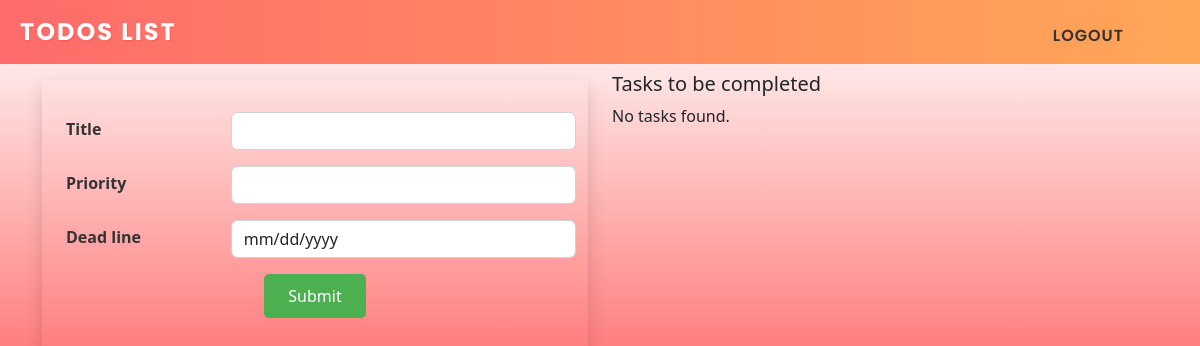
Page / (signed in) on the earlier database version.
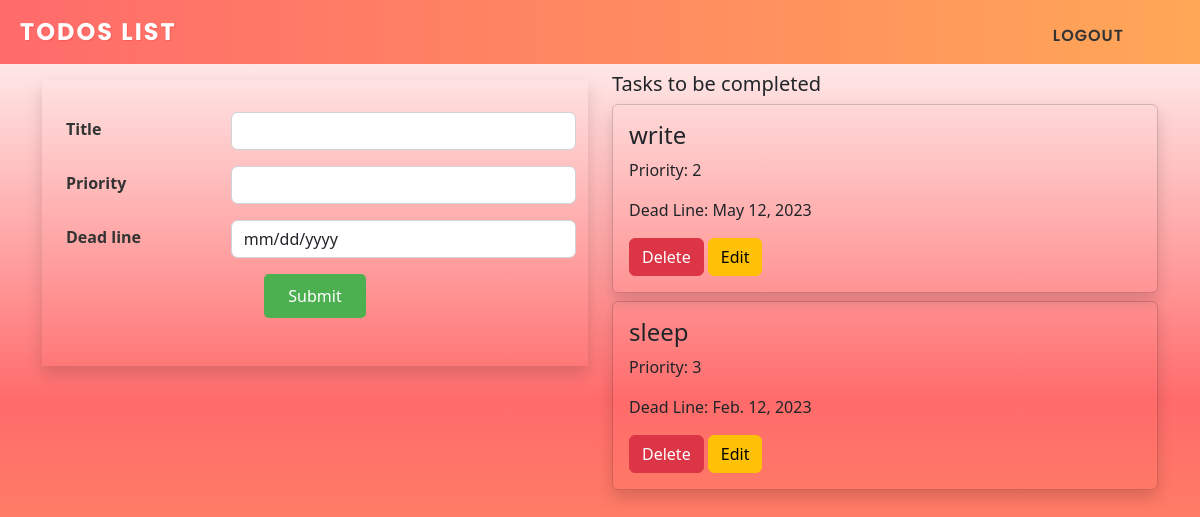
Same page on the later database version.
### todoapp/models.py (models this page shows, shortened)
class Task(models.Model):
    title = models.CharField(max_length=250)
    user = models.ForeignKey(User, on_delete=models.CASCADE)
    priority = models.IntegerField()
    date = models.DateField()

### todoapp/views.py (the view, shortened to what this page needs)
# urls.py: path('',views.index,name='index'),
@login_required(login_url='account:login')
def index(request):
    user = request.user
    tasks = Task.objects.filter(user=user).order_by('priority')
    form = TodoForm()
    return render(request, 'index.html', {'tasks': tasks, 'form': form,'today':date.today().strftime('%Y-%m-%d')})

### todoapp/forms.py
class TodoForm(forms.ModelForm):
    class Meta:
        model = Task
        fields = ['title', 'priority', 'date']

### templates/index.html (shortened to what this page needs)
 {% extends 'base.html' %}
    {% block body %}
    <div class="container">
        <div class="row">
                <div class="col-md-6 mt-2">
                        <form method="POST" class="shadow p-4 mt-2" action="{% url 'todoapp:index' %}">
                                <div class="form-label">
                                <div class="row mb-3 pt-2 form-group">
                                        <label for="title">Title</label>
                                        <input type="text" class="form-control" id="title" name="title">
                                </div>
                                <div class="row mb-3 form-group">
                                        <label for="priority">Priority</label>
                                        <input type="number" class="form-control" id="priority" name="priority">
                                </div>
                                <div class="row mb-3 form-group">
                                        <label for="session-date">Dead line</label>
                                        <input type="date" class="form-control" name="date" id="session-date" placeholder="Deadline" min="{{ today }}">
                                </div>
                                <div class="m-3 pb-2 text-center">
                                        <input class="btn btn-success todo-submit" type="submit">
                                </div>
                        </div>
                        </form>
                </div>
                <div class="col-md-6 mt-2">
                        <h5>Tasks to be completed</h5>
                {% if tasks %}
                    {% for task in tasks %}
                        <div class="card shadow mb-2">
                            <div class="card-body">
                                <h4 class="card-title">{{ task.title }}</h4>
                                <p class="card-text">Priority: {{ task.priority }}</p>
                                <p class="card-text">Dead Line: {{ task.date }}</p>
                                <a href="{% url 'todoapp:delete' task.id %}" class="btn btn-danger">Delete</a>
                                <a href="{% url 'todoapp:update' task.id %}" class="btn btn-warning">Edit</a>
                            </div>
                        </div>
                    {% endfor %}
                {% else %}
                    <p>No tasks found.</p>
                {% endif %}
                </div>
        </div>
    </div>
    {% endblock %}

Differences in the rows shown:
added Task: title "write", priority "2", date "May 12, 2023"
now on this page (row edited): Task: title "sleep", priority "3", date "Feb. 12, 2023"
Other differences:
text no longer shown: "No tasks found."
